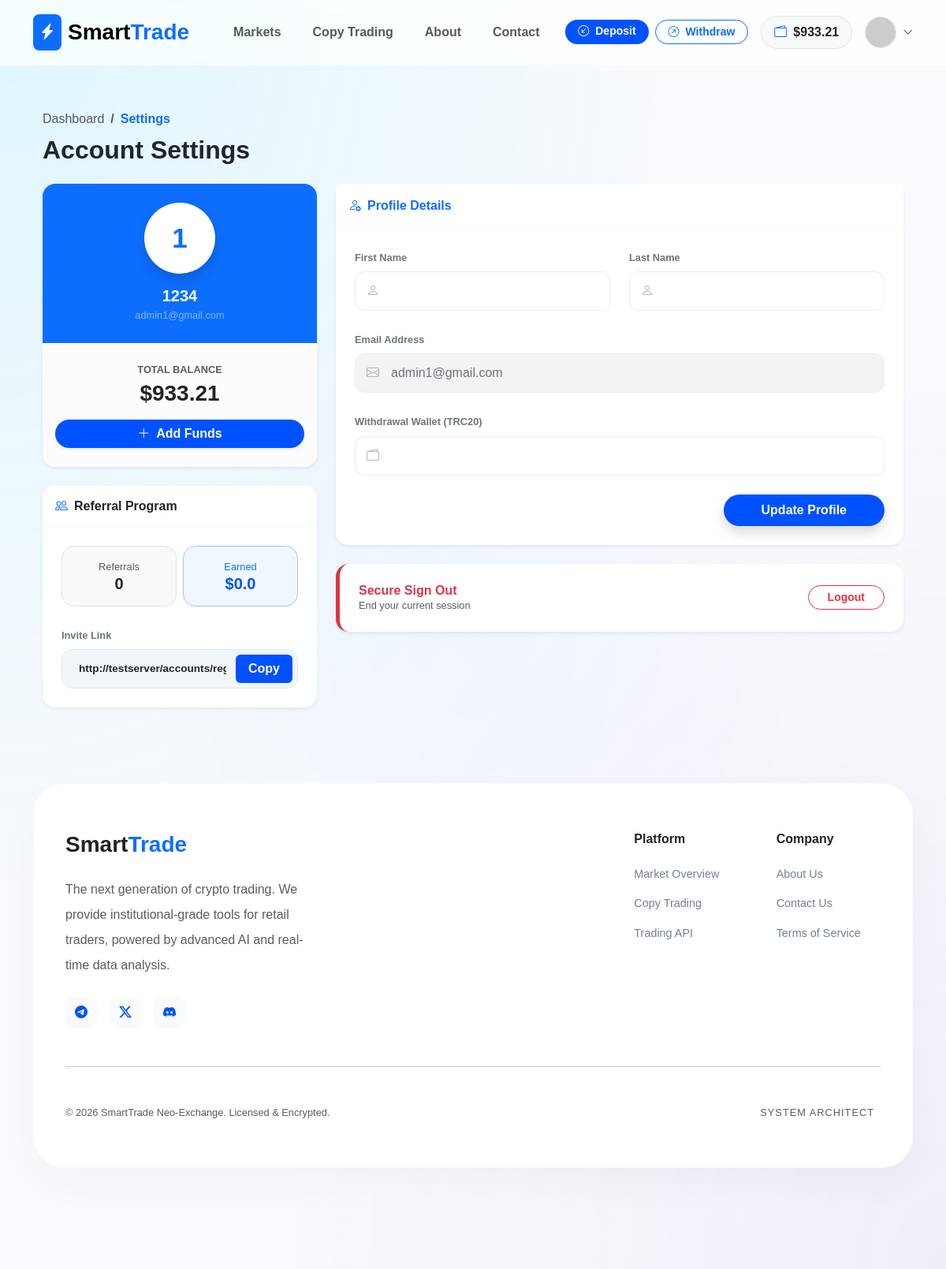
/accounts/profile/ (signed in), run on an earlier commit of the app's database.
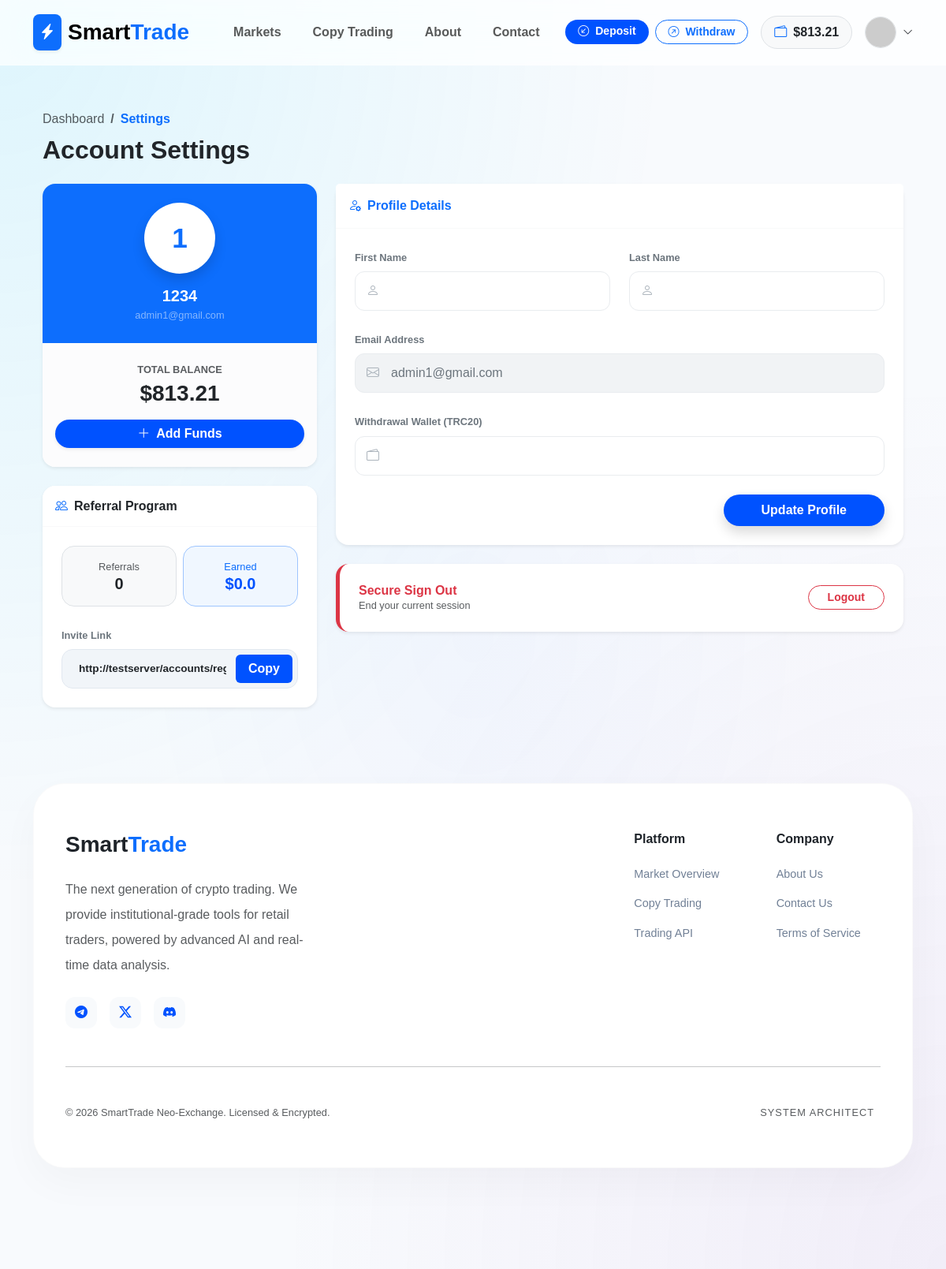
And on a later commit of the database.
### apps/accounts/models.py (models this page shows, shortened)
class User(AbstractUser):
    email = models.EmailField(unique=True, verbose_name="Email Address")
    balance = models.DecimalField(
        max_digits=20,
        decimal_places=2,
        default=0.00,
        verbose_name="Total Balance (USDT)"
    )
    wallet_address = models.CharField(
        max_length=255,
        blank=True,
        null=True,
        verbose_name="User Wallet Address"
    )
    is_verified = models.BooleanField(default=True)
    referred_by = models.ForeignKey('self', on_delete=models.SET_NULL, null=True, blank=True)
    referral_code = models.CharField(max_length=10, unique=True, blank=True)
    USERNAME_FIELD = 'email'
    REQUIRED_FIELDS = ['username']
    class Meta:
        verbose_name = 'User'
        verbose_name_plural = 'Users'
    @property
    def referral_earnings(self):
        from apps.transactions.models import Transaction
        my_referrals = User.objects.filter(referred_by=self)
        total_deposited = Transaction.objects.filter(
            user__in=my_referrals,
            tx_type='deposit',
            status='approved'
        ).aggregate(models.Sum('amount'))['amount__sum'] or 0
        return round(float(total_deposited) * 0.10, 2)

### apps/accounts/views.py (the view)
# urls.py: path('profile/', user_dashboard, name='profile_dashboard'),
@login_required
def user_dashboard(request):
    if request.method == 'POST':
        form = UserProfileForm(request.POST, instance=request.user)
        if form.is_valid():
            form.save()
            messages.success(request, "Profile updated successfully!")
            return redirect(request.path)
    else:
        form = UserProfileForm(instance=request.user)
    referral_earnings = request.user.referral_earnings
    my_referrals = User.objects.filter(referred_by=request.user)
    referral_link = request.build_absolute_uri('/accounts/register/')
    if not settings.DEBUG:
        referral_link = referral_link.replace('http://', 'https://')
    referral_link += f"?ref={request.user.referral_code}"
    context = {
        'form': form,
        'my_referrals': my_referrals,
        'referral_count': my_referrals.count(),
        'referral_earnings': referral_earnings,
        'referral_link': referral_link,
        'page_title': 'Account Settings'
    }
    return render(request, 'users/profile.html', context)

### apps/accounts/forms.py
class UserProfileForm(forms.ModelForm):
    class Meta:
        model = User
        fields = ['first_name', 'last_name', 'email', 'wallet_address']
    def __init__(self, *args, **kwargs):
        super().__init__(*args, **kwargs)
        for field_name in self.fields:
            self.fields[field_name].widget.attrs.update({
                'class': 'form-control',
            })
        self.fields['email'].widget.attrs['readonly'] = True

### apps/accounts/views.py (called while the page is built)
def user_notifications(request):
    if request.user.is_authenticated:
        return {
            'unread_notifications': request.user.notifications.filter(is_read=False).order_by('-created_at')
        }
    return {}

### templates/users/profile.html (shortened to what the changed rows need)
{% extends "base.html" %}
{% block content %}
<div class="container py-5">
    <div class="row mb-4 align-items-end">
        <div class="col-md-8">
            <h2 class="fw-bold text-dark mb-0">Account Settings</h2>
        </div>
    </div>
    <div class="row g-4">
        <div class="col-lg-4">
            <div class="card border-0 shadow-sm overflow-hidden" style="border-radius: 16px;">
                <div class="card-header bg-primary py-4 text-center border-0">
                    <div class="position-relative d-inline-block">
                        <div class="rounded-circle bg-white d-flex align-items-center justify-content-center fw-bold text-primary shadow" style="width: 90px; height: 90px; font-size: 2.2rem;">
                            {{ user.username|first|upper }}
                        </div>
                    </div>
                    <h5 class="text-white fw-bold mt-3 mb-0">{{ user.username }}</h5>
                    <span class="text-white-50 small">{{ user.email }}</span>
                </div>
                <div class="card-body p-0 text-center bg-light-subtle py-4">
                    <span class="text-muted fw-bold small d-block mb-1">TOTAL BALANCE</span>
                    <h3 class="fw-bold text-dark mb-3">${{ user.balance|floatformat:2 }}</h3>
                    <div class="px-3">
                        <a href="{% url 'transactions:deposit' %}" class="btn btn-primary w-100 fw-bold rounded-pill shadow-sm">
                        </a>
                    </div>
                </div>
            </div>
        </div>
        <div class="col-lg-8">
            <div class="card border-0 shadow-sm" style="border-radius: 16px;">
                <div class="card-body p-4">
                    <form method="POST">
                        <div class="row g-4">
                            <div class="col-md-6">
                                <div class="input-group-modern">
                                    {{ form.first_name }}
                                </div>
                            </div>
                            <div class="col-md-6">
                                <div class="input-group-modern">
                                    {{ form.last_name }}
                                </div>
                            </div>
                            <div class="col-12">
                                <div class="input-group-modern disabled-style">
                                    {{ form.email }}
                                </div>
                            </div>
                            <div class="col-12">
                                <div class="input-group-modern">
                                    {{ form.wallet_address }}
                                </div>
                            </div>
                        </div>
                    </form>
                </div>
            </div>
        </div>
    </div>
</div>
{% endblock %}

### templates/base.html (shortened to what the changed rows need)
<!DOCTYPE html>
<html lang="en">
<head>
    <link href="https://cdn.jsdelivr.net/npm/bootstrap@5.3.0/dist/css/bootstrap.min.css" rel="stylesheet">
    <link rel="stylesheet" href="https://cdn.jsdelivr.net/npm/bootstrap-icons@1.11.0/font/bootstrap-icons.css">
    <link href="https://cdn.jsdelivr.net/gh/rastikerdar/vazirmatn@v33.003/Vazirmatn-font-face.css" rel="stylesheet">
    <link rel="stylesheet" href="https://cdnjs.cloudflare.com/ajax/libs/animate.css/4.1.1/animate.min.css"/>
</head>
<body>
<nav class="navbar navbar-expand-lg sticky-top d-none d-lg-block">
    <div class="container">
        <div class="collapse navbar-collapse">
            <div class="ms-auto d-flex align-items-center gap-3">
                {% if user.is_authenticated %}
                    <div class="d-none d-xl-flex gap-2">
                        <a href="{% url 'transactions:deposit' %}" class="btn btn-sm btn-primary rounded-pill px-3 fw-bold">
                            <i class="bi bi-arrow-down-left-circle me-1"></i> Deposit
                        </a>
                        <a href="{% url 'transactions:withdraw' %}" class="btn btn-sm btn-outline-primary rounded-pill px-3 fw-bold">
                            <i class="bi bi-arrow-up-right-circle me-1"></i> Withdraw
                        </a>
                    </div>
                    <div class="bg-light px-3 py-2 rounded-pill fw-bold border d-flex align-items-center">
                        <i class="bi bi-wallet2 text-primary me-2"></i>
                        <span class="text-dark">${{ user.balance|floatformat:2 }}</span>
                    </div>
                    <div class="dropdown">
                        <div class="d-flex align-items-center gap-2" data-bs-toggle="dropdown" style="cursor:pointer">
                            <img src="https://ui-avatars.com/api/?name={{ user.username }}&background=0052FF&color=fff&bold=true" class="rounded-circle border" width="40" height="40">
                            <i class="bi bi-chevron-down small"></i>
                        </div>
                    </div>
                {% else %}
                    <a href="{% url 'accounts:login' %}" class="btn fw-bold px-4">Login</a>
                    <a href="{% url 'accounts:register' %}" class="btn btn-primary rounded-pill px-4 fw-bold shadow-sm">Join Now</a>
                {% endif %}
            </div>
        </div>
    </div>
</nav>
<div class="container mt-2 animate__animated animate__fadeIn">
    {% block content %}{% endblock %}
</div>
</body>
</html>

What changed in the data, as far as the page shows it:
changed User "admin1@gmail.com": balance "933.21" → "813.21"
